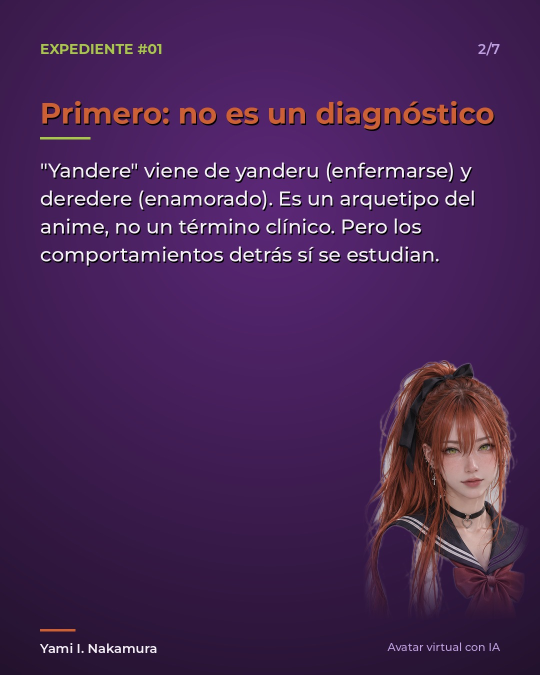
#> input picture assets/carruseles/01-yandere/02.jpg, 1080 x 1350 px (shown at 1/2 size)
$ python -i marca.py   (imports and definitions only)
#> lines starting #> are read from the running program, lines starting #| are printed output that depends on the picture; after the words box and inside, x2 and y2 are one past the last pixel; in counts of white or black regions, pixels touching at a corner belong together
#> further down, picture is the input picture: PIL image 1080x1350 RGB; mean R, G, B 72, 37, 85
"""Utilidades de marca de Yami I. Nakamura (colores, fuentes, recortes).
Requiere: pillow, numpy, scipy; fuentes Montserrat y Noto Sans CJK
(apt-get install fonts-montserrat fonts-noto-cjk)."""
import numpy as np
from scipy import ndimage
from PIL import Image, ImageDraw, ImageFont, ImageFilter

# Paleta
NEGRO = (14, 10, 18)
MORADO = (92, 40, 120)
MORADO_OSC = (34, 14, 48)
COBRIZO = (204, 96, 52)
VERDE = (168, 198, 74)
LILA = (190, 160, 225)
BLANCO = (245, 240, 248)

M = "/usr/share/fonts/opentype/montserrat/Montserrat-"
CJK = "/usr/share/fonts/opentype/noto/NotoSansCJK-Bold.ttc"


def fuente(peso, tam):
    if peso == "cjk":
        return ImageFont.truetype(CJK, tam, index=0)
    return ImageFont.truetype(f"{M}{peso}.otf", tam)


def degradado(w, h, cx=0.5, cy=0.4, radio=0.9, centro=MORADO, borde=NEGRO):
    y = np.linspace(0, 1, h)[:, None]
    x = np.linspace(0, 1, w)[None, :] * (w / h)
    r = np.sqrt((x - cx * w / h) ** 2 + (y - cy) ** 2)
    t = np.clip(r / radio, 0, 1)[..., None]
    a = np.array(centro, float) * (1 - t) + np.array(borde, float) * t
    return Image.fromarray(a.astype("uint8"))


def recorte_alfa(img, proteger=None, fundido_abajo=0, fundido_lados=0):
    """Devuelve RGBA quitando el fondo gris liso conectado al borde.
    proteger: poligono [(x,y),...] que siempre queda opaco (ej. camisa blanca).
    fundido_abajo: px de desvanecido en la parte inferior."""
#> called with fundido_abajo = 0, fundido_lados = 0
    a = np.asarray(img.convert("RGB")).astype(float)
    mx = a.max(2); mn = a.min(2); sat = (mx - mn) / (mx + 1e-6)
#> after `mx = a.max(2)`:
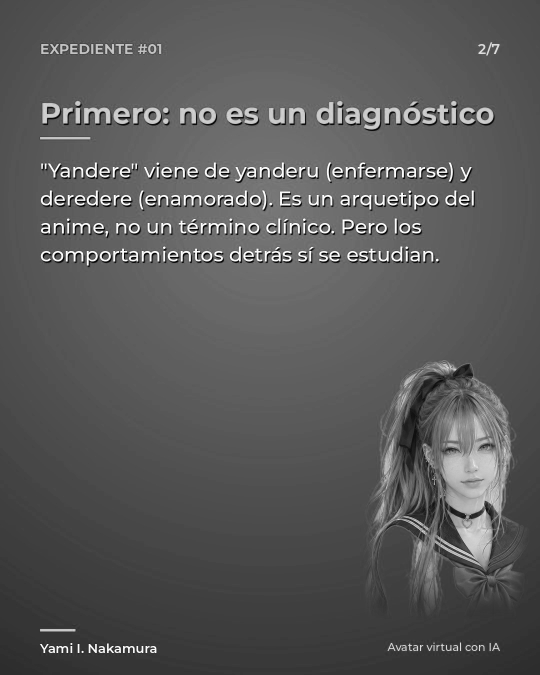
#> mx: shape (1350, 1080) float64 (shown at 1/2 size); min 0, max 255, mean 89.4
#> after `mn = a.min(2)`:
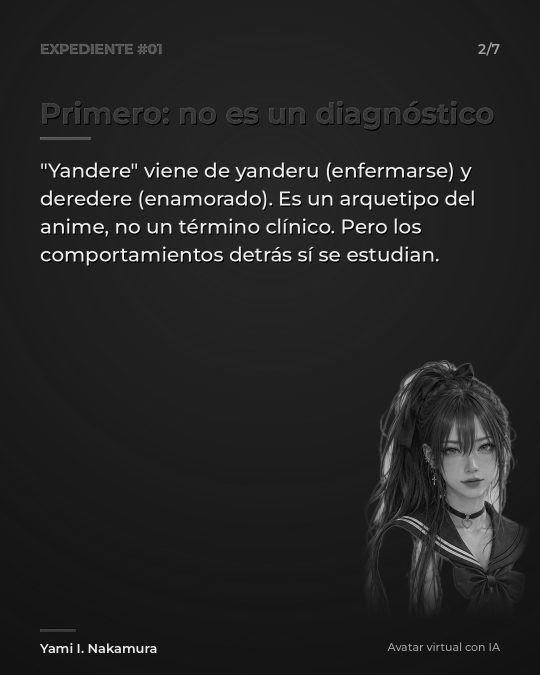
#> mn: shape (1350, 1080) float64 (shown at 1/2 size); min 0, max 250, mean 36.1
#> after `sat = (mx - mn) / (mx + 1e-06)`:
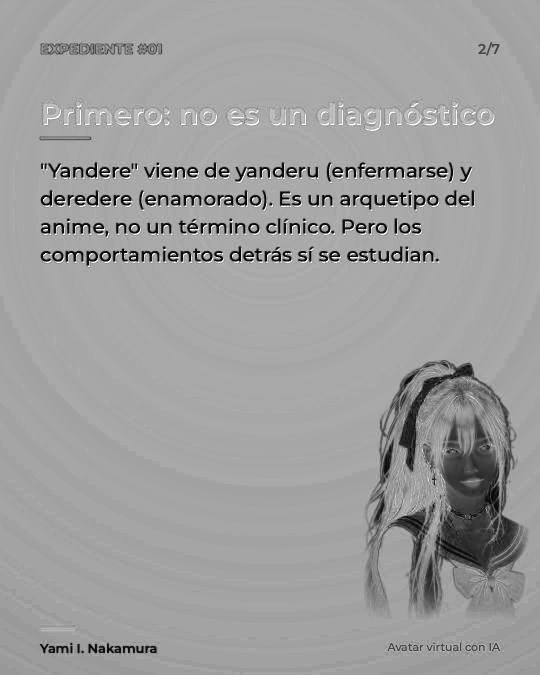
#> sat: shape (1350, 1080) float64 (shown at 1/2 size); min 0, max 1, mean 0.621
    suelto = (sat < 0.20) & (mx > 110)
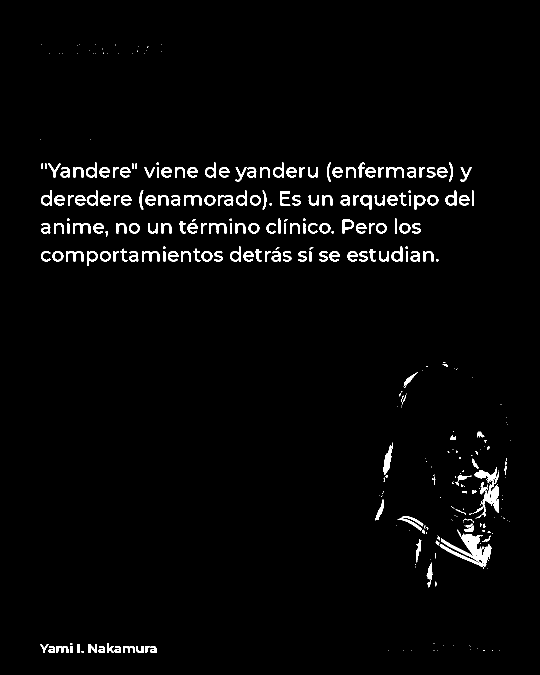
#> suelto: shape (1350, 1080) bool (shown at 1/2 size); 2.5% white; 341 white regions (144 under 20 px), largest, box (x1, y1, x2, y2) and area: (881, 1059, 983, 1138) 2668, (946, 934, 998, 1037) 1690, (767, 885, 786, 950) 537
    lab, _ = ndimage.label(suelto)
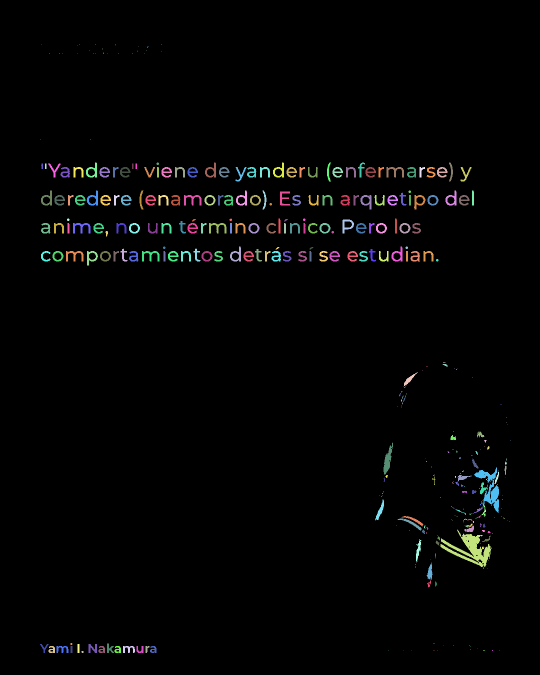
#> lab: shape (1350, 1080) int32 (shown at 1/2 size); 396 distinct labels, from 0 to 395; one colour per label, 0 black
    borde = set(np.unique(np.concatenate([lab[0], lab[-1], lab[:, 0], lab[:, -1]]))) - {0}
#> borde = 0 items
    reg = ndimage.binary_dilation(np.isin(lab, list(borde)), iterations=6)
#> reg: shape (1350, 1080) bool; every value is 0
    suave = np.clip((0.22 - sat) / 0.12, 0, 1) * np.clip((mx - 110) / 50, 0, 1)
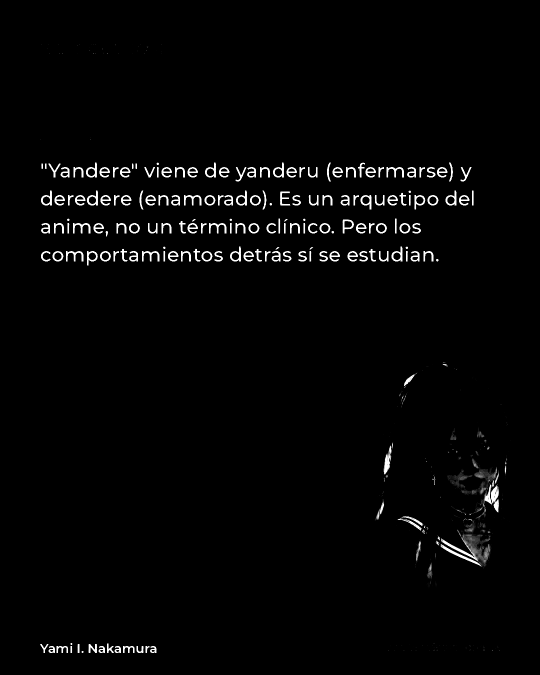
#> suave: shape (1350, 1080) float64 (shown at 1/2 size); min 0, max 1, mean 0.0206
    fondo = ndimage.gaussian_filter(suave * reg, 1.2)
#> fondo: shape (1350, 1080) float64; every value is 0
    alfa = (1 - fondo) * 255
#> alfa: shape (1350, 1080) float64; every value is 255
    if proteger:
        pm = Image.new("L", img.size, 0)
        ImageDraw.Draw(pm).polygon(proteger, fill=255)
        pm = np.asarray(pm.filter(ImageFilter.GaussianBlur(2))).astype(float)
        alfa = np.maximum(alfa, pm)
    if fundido_abajo:
        h = img.size[1]
        rampa = np.clip((h - np.arange(h)) / fundido_abajo, 0, 1)[:, None]
        alfa = alfa * rampa
    if fundido_lados:
        w = img.size[0]; xs = np.arange(w)
        rampa = np.clip(np.minimum(xs, w - 1 - xs) / fundido_lados, 0, 1)[None, :]
        alfa = alfa * rampa
    out = img.convert("RGBA")
    out.putalpha(Image.fromarray(alfa.astype("uint8")))
    return out


def texto(d, xy, s, f, color, ancla="la", sombra=True):
    if sombra:
        x, y = xy
        d.text((x + 2, y + 3), s, font=f, fill=(0, 0, 0, 160), anchor=ancla)
    d.text(xy, s, font=f, fill=color, anchor=ancla)


def envolver(d, s, f, ancho):
    palabras, lineas, actual = s.split(), [], ""
    for p in palabras:
        prueba = (actual + " " + p).strip()
        if d.textlength(prueba, font=f) <= ancho:
            actual = prueba
        else:
            lineas.append(actual); actual = p
    if actual:
        lineas.append(actual)
    return lineas

>>> from PIL import Image
>>> picture = Image.open('../assets/carruseles/01-yandere/02.jpg')
>>> result = recorte_alfa(picture)
